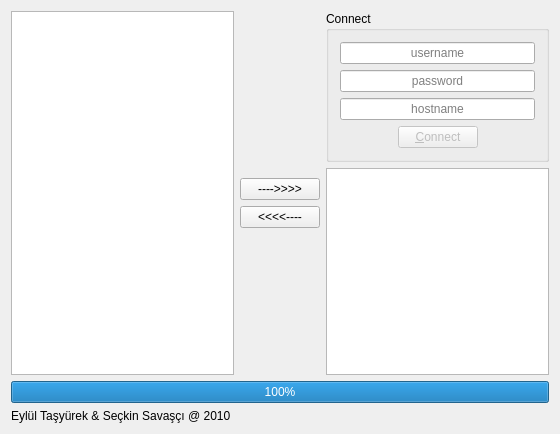
<?xml version="1.0" encoding="UTF-8"?>
<ui version="4.0">
 <class>window</class>
 <widget class="QWidget" name="window">
  <property name="geometry">
   <rect>
    <x>0</x>
    <y>0</y>
    <width>560</width>
    <height>434</height>
   </rect>
  </property>
  <property name="sizePolicy">
   <sizepolicy hsizetype="Maximum" vsizetype="Minimum">
    <horstretch>0</horstretch>
    <verstretch>0</verstretch>
   </sizepolicy>
  </property>
  <property name="minimumSize">
   <size>
    <width>0</width>
    <height>0</height>
   </size>
  </property>
  <property name="windowTitle">
   <string>BenimFTP</string>
  </property>
  <layout class="QVBoxLayout" name="verticalLayout_4">
   <property name="sizeConstraint">
    <enum>QLayout::SetDefaultConstraint</enum>
   </property>
   <item>
    <layout class="QHBoxLayout" name="horizontalLayout_2">
     <item>
      <widget class="QTreeView" name="localView">
       <property name="sizePolicy">
        <sizepolicy hsizetype="MinimumExpanding" vsizetype="MinimumExpanding">
         <horstretch>0</horstretch>
         <verstretch>0</verstretch>
        </sizepolicy>
       </property>
       <property name="minimumSize">
        <size>
         <width>125</width>
         <height>0</height>
        </size>
       </property>
       <property name="editTriggers">
        <set>QAbstractItemView::DoubleClicked|QAbstractItemView::EditKeyPressed</set>
       </property>
       <property name="dragEnabled">
        <bool>false</bool>
       </property>
       <property name="dragDropMode">
        <enum>QAbstractItemView::NoDragDrop</enum>
       </property>
       <property name="defaultDropAction">
        <enum>Qt::IgnoreAction</enum>
       </property>
       <property name="selectionMode">
        <enum>QAbstractItemView::ExtendedSelection</enum>
       </property>
       <property name="sortingEnabled">
        <bool>true</bool>
       </property>
       <attribute name="headerShowSortIndicator" stdset="0">
        <bool>true</bool>
       </attribute>
       <attribute name="headerShowSortIndicator" stdset="0">
        <bool>true</bool>
       </attribute>
      </widget>
     </item>
     <item>
      <layout class="QVBoxLayout" name="verticalLayout_3">
       <item>
        <spacer name="verticalSpacer">
         <property name="orientation">
          <enum>Qt::Vertical</enum>
         </property>
         <property name="sizeHint" stdset="0">
          <size>
           <width>20</width>
           <height>138</height>
          </size>
         </property>
        </spacer>
       </item>
       <item>
        <spacer name="horizontalSpacer_3">
         <property name="orientation">
          <enum>Qt::Horizontal</enum>
         </property>
         <property name="sizeType">
          <enum>QSizePolicy::Fixed</enum>
         </property>
         <property name="sizeHint" stdset="0">
          <size>
           <width>75</width>
           <height>20</height>
          </size>
         </property>
        </spacer>
       </item>
       <item>
        <widget class="QPushButton" name="toRemoteButton">
         <property name="sizePolicy">
          <sizepolicy hsizetype="Fixed" vsizetype="Fixed">
           <horstretch>0</horstretch>
           <verstretch>0</verstretch>
          </sizepolicy>
         </property>
         <property name="text">
          <string>----&gt;&gt;&gt;&gt;</string>
         </property>
        </widget>
       </item>
       <item>
        <widget class="QPushButton" name="fromRemoteButton">
         <property name="sizePolicy">
          <sizepolicy hsizetype="Fixed" vsizetype="Fixed">
           <horstretch>0</horstretch>
           <verstretch>0</verstretch>
          </sizepolicy>
         </property>
         <property name="text">
          <string>&lt;&lt;&lt;&lt;----</string>
         </property>
        </widget>
       </item>
       <item>
        <spacer name="verticalSpacer_2">
         <property name="orientation">
          <enum>Qt::Vertical</enum>
         </property>
         <property name="sizeHint" stdset="0">
          <size>
           <width>20</width>
           <height>138</height>
          </size>
         </property>
        </spacer>
       </item>
      </layout>
     </item>
     <item>
      <layout class="QVBoxLayout" name="verticalLayout_2">
       <item>
        <widget class="QGroupBox" name="connectionBox">
         <property name="title">
          <string>Connect</string>
         </property>
         <layout class="QVBoxLayout" name="verticalLayout">
          <item>
           <widget class="QLineEdit" name="usernameLine">
            <property name="sizePolicy">
             <sizepolicy hsizetype="MinimumExpanding" vsizetype="Fixed">
              <horstretch>0</horstretch>
              <verstretch>0</verstretch>
             </sizepolicy>
            </property>
            <property name="alignment">
             <set>Qt::AlignCenter</set>
            </property>
            <property name="placeholderText">
             <string>username</string>
            </property>
           </widget>
          </item>
          <item>
           <widget class="QLineEdit" name="passwordLine">
            <property name="sizePolicy">
             <sizepolicy hsizetype="MinimumExpanding" vsizetype="Fixed">
              <horstretch>0</horstretch>
              <verstretch>0</verstretch>
             </sizepolicy>
            </property>
            <property name="echoMode">
             <enum>QLineEdit::Password</enum>
            </property>
            <property name="alignment">
             <set>Qt::AlignCenter</set>
            </property>
            <property name="placeholderText">
             <string>password</string>
            </property>
           </widget>
          </item>
          <item>
           <widget class="QLineEdit" name="hostnameLine">
            <property name="sizePolicy">
             <sizepolicy hsizetype="MinimumExpanding" vsizetype="Fixed">
              <horstretch>0</horstretch>
              <verstretch>0</verstretch>
             </sizepolicy>
            </property>
            <property name="alignment">
             <set>Qt::AlignCenter</set>
            </property>
            <property name="placeholderText">
             <string>hostname</string>
            </property>
           </widget>
          </item>
          <item>
           <layout class="QHBoxLayout" name="horizontalLayout">
            <item>
             <spacer name="horizontalSpacer">
              <property name="orientation">
               <enum>Qt::Horizontal</enum>
              </property>
              <property name="sizeHint" stdset="0">
               <size>
                <width>40</width>
                <height>20</height>
               </size>
              </property>
             </spacer>
            </item>
            <item>
             <widget class="QPushButton" name="connectionButton">
              <property name="enabled">
               <bool>false</bool>
              </property>
              <property name="sizePolicy">
               <sizepolicy hsizetype="Fixed" vsizetype="Fixed">
                <horstretch>0</horstretch>
                <verstretch>0</verstretch>
               </sizepolicy>
              </property>
              <property name="text">
               <string>&amp;Connect</string>
              </property>
              <property name="autoDefault">
               <bool>true</bool>
              </property>
              <property name="default">
               <bool>true</bool>
              </property>
             </widget>
            </item>
            <item>
             <spacer name="horizontalSpacer_2">
              <property name="orientation">
               <enum>Qt::Horizontal</enum>
              </property>
              <property name="sizeHint" stdset="0">
               <size>
                <width>40</width>
                <height>20</height>
               </size>
              </property>
             </spacer>
            </item>
           </layout>
          </item>
         </layout>
        </widget>
       </item>
       <item>
        <widget class="QTreeView" name="remoteView">
         <property name="sizePolicy">
          <sizepolicy hsizetype="MinimumExpanding" vsizetype="MinimumExpanding">
           <horstretch>0</horstretch>
           <verstretch>0</verstretch>
          </sizepolicy>
         </property>
         <property name="minimumSize">
          <size>
           <width>125</width>
           <height>0</height>
          </size>
         </property>
         <property name="editTriggers">
          <set>QAbstractItemView::DoubleClicked|QAbstractItemView::EditKeyPressed</set>
         </property>
         <property name="dragEnabled">
          <bool>false</bool>
         </property>
         <property name="dragDropMode">
          <enum>QAbstractItemView::NoDragDrop</enum>
         </property>
         <property name="defaultDropAction">
          <enum>Qt::IgnoreAction</enum>
         </property>
         <property name="selectionMode">
          <enum>QAbstractItemView::ExtendedSelection</enum>
         </property>
         <property name="sortingEnabled">
          <bool>true</bool>
         </property>
         <attribute name="headerShowSortIndicator" stdset="0">
          <bool>true</bool>
         </attribute>
         <attribute name="headerShowSortIndicator" stdset="0">
          <bool>true</bool>
         </attribute>
        </widget>
       </item>
      </layout>
     </item>
    </layout>
   </item>
   <item>
    <widget class="QProgressBar" name="progressBar">
     <property name="value">
      <number>100</number>
     </property>
    </widget>
   </item>
   <item>
    <widget class="QLabel" name="watermarkLabel">
     <property name="sizePolicy">
      <sizepolicy hsizetype="MinimumExpanding" vsizetype="Fixed">
       <horstretch>0</horstretch>
       <verstretch>0</verstretch>
      </sizepolicy>
     </property>
     <property name="layoutDirection">
      <enum>Qt::RightToLeft</enum>
     </property>
     <property name="text">
      <string>Eylül Taşyürek &amp; Seçkin Savaşçı @ 2010</string>
     </property>
    </widget>
   </item>
  </layout>
 </widget>
 <layoutdefault spacing="6" margin="11"/>
 <tabstops>
  <tabstop>usernameLine</tabstop>
  <tabstop>passwordLine</tabstop>
  <tabstop>hostnameLine</tabstop>
  <tabstop>connectionButton</tabstop>
  <tabstop>remoteView</tabstop>
  <tabstop>toRemoteButton</tabstop>
  <tabstop>fromRemoteButton</tabstop>
  <tabstop>localView</tabstop>
 </tabstops>
 <resources/>
 <connections/>
</ui>
